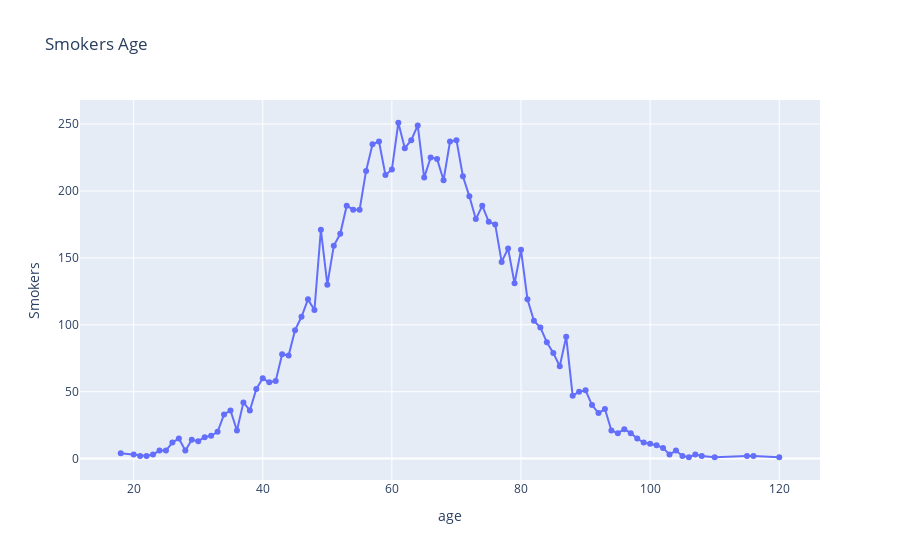

Write notebook code for a chart like this one.
### Code cell
fig = go.Figure()
fig.add_trace(go.Scatter(x=label,y=target,mode='markers+lines'))
fig.update_layout(title = 'Smokers Age',xaxis=dict(title='age'),yaxis=dict(title='Smokers'))
fig.show()

### Figure 1 — Plotly figure (JSON) as saved in the notebook; plotly's stock layout.template omitted (floating-point values rounded to 4 significant figures)
{"data": [{"mode": "markers+lines", "type": "scatter", "x": [18, 20, 21, 22, 23, 24, 25, 26, 27, 28, 29, 30, 31, 32, 33, 34, 35, 36, 37, 38, 39, 40, 41, 42, 43, 44, 45, 46, 47, 48, 49, 50, 51, 52, 53, 54, 55, 56, 57, 58, 59, 60, 61, 62, 63, 64, 65, 66, 67, 68, 69, 70, 71, 72, 73, 74, 75, 76, 77, 78, 79, 80, 81, 82, 83, 84, 85, 86, 87, 88, 89, 90, 91, 92, 93, 94, 95, 96, 97, 98, 99, 100, 101, 102, 103, 104, 105, 106, 107, 108, 110, 115, 116, 120], "y": [4, 3, 2, 2, 3, 6, 6, 12, 15, 6, 14, 13, 16, 17, 20, 33, 36, 21, 42, 36, 52, 60, 57, 58, 78, 77, 96, 106, 119, 111, 171, 130, 159, 168, 189, 186, 186, 215, 235, 237, 212, 216, 251, 232, 238, 249, 210, 225, 224, 208, 237, 238, 211, 196, 179, 189, 177, 175, 147, 157, 131, 156, 119, 103, 98, 87, 79, 69, 91, 47, 50, 51, 40, 34, 37, 21, 19, 22, 19, 15, 12, 11, 10, 8, 3, 6, 2, 1, 3, 2, 1, 2, 2, 1]}], "layout": {"autosize": true, "title": {"text": "Smokers Age"}, "xaxis": {"autorange": true, "range": [11.83, 126.2], "title": {"text": "age"}, "type": "linear"}, "yaxis": {"autorange": true, "range": [-19.63, 271.6], "title": {"text": "Smokers"}, "type": "linear"}}}
